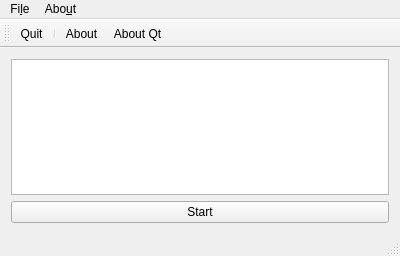
<?xml version="1.0" encoding="UTF-8"?>
<ui version="4.0">
 <class>FoolingDNN</class>
 <widget class="QMainWindow" name="FoolingDNN">
  <property name="geometry">
   <rect>
    <x>0</x>
    <y>0</y>
    <width>400</width>
    <height>256</height>
   </rect>
  </property>
  <property name="windowTitle">
   <string>FoolingDNN</string>
  </property>
  <widget class="QWidget" name="centralWidget">
   <layout class="QVBoxLayout" name="verticalLayout">
    <item>
     <widget class="QListView" name="listView"/>
    </item>
    <item>
     <widget class="QPushButton" name="pushButton">
      <property name="text">
       <string>Start</string>
      </property>
     </widget>
    </item>
   </layout>
  </widget>
  <widget class="QMenuBar" name="menuBar">
   <property name="geometry">
    <rect>
     <x>0</x>
     <y>0</y>
     <width>400</width>
     <height>30</height>
    </rect>
   </property>
   <widget class="QMenu" name="menuFile">
    <property name="title">
     <string>Fi&amp;le</string>
    </property>
    <addaction name="actionQuit"/>
   </widget>
   <widget class="QMenu" name="menuAbout">
    <property name="title">
     <string>Abo&amp;ut</string>
    </property>
    <addaction name="actionAbout"/>
    <addaction name="actionAbout_Qt"/>
   </widget>
   <addaction name="menuFile"/>
   <addaction name="menuAbout"/>
  </widget>
  <widget class="QToolBar" name="mainToolBar">
   <attribute name="toolBarArea">
    <enum>TopToolBarArea</enum>
   </attribute>
   <attribute name="toolBarBreak">
    <bool>false</bool>
   </attribute>
   <addaction name="actionQuit"/>
   <addaction name="separator"/>
   <addaction name="actionAbout"/>
   <addaction name="actionAbout_Qt"/>
  </widget>
  <widget class="QStatusBar" name="statusBar"/>
  <action name="actionQuit">
   <property name="text">
    <string>&amp;Quit</string>
   </property>
   <property name="shortcut">
    <string>Ctrl+Q</string>
   </property>
  </action>
  <action name="actionAbout">
   <property name="text">
    <string>&amp;About</string>
   </property>
  </action>
  <action name="actionAbout_Qt">
   <property name="text">
    <string>About &amp;Qt</string>
   </property>
  </action>
 </widget>
 <layoutdefault spacing="6" margin="11"/>
 <resources/>
 <connections/>
</ui>
